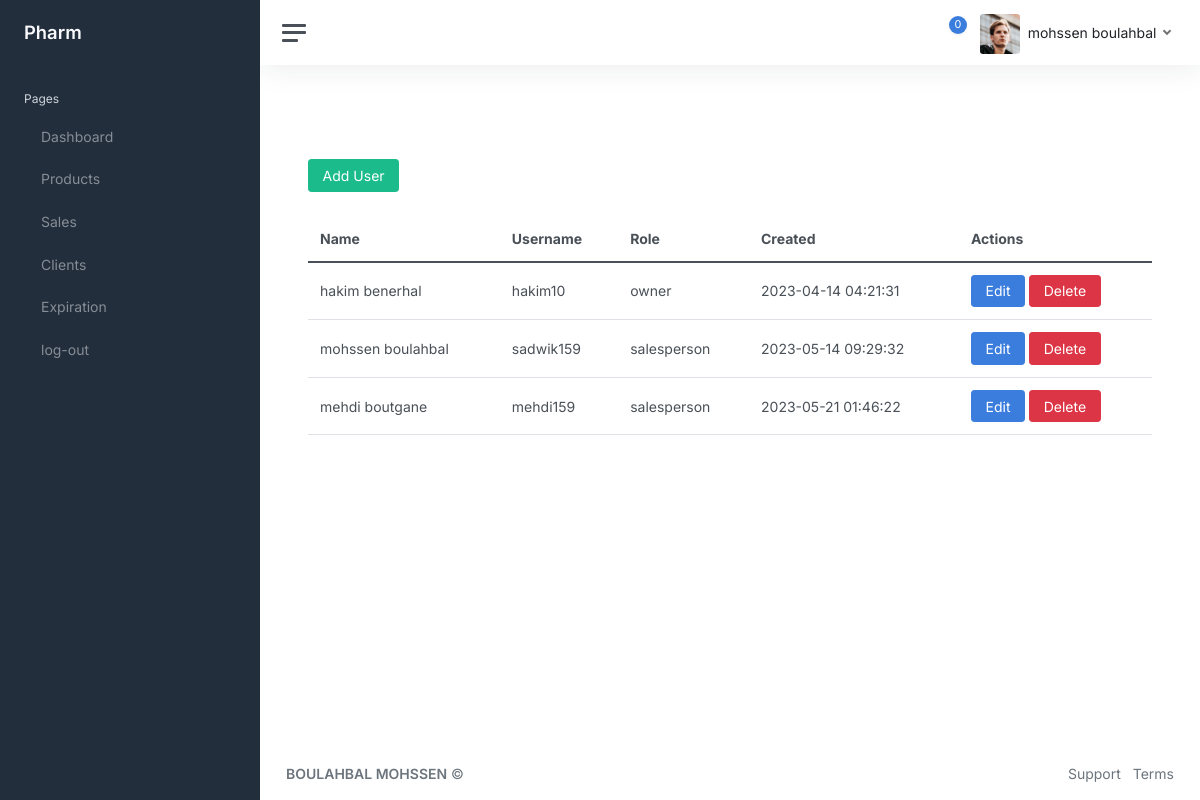
Screenshot of /premision.php (signed in) with the database file from the repository.
### tables this page shows
CREATE TABLE `users` (
  `id` int(11) NOT NULL,
  `id_pharm` int(11) NOT NULL,
  `name` tinytext DEFAULT NULL,
  `username` tinytext DEFAULT NULL,
  `pwd` tinytext DEFAULT NULL,
  `role` varchar(11) DEFAULT NULL,
  `created` timestamp NOT NULL DEFAULT current_timestamp()
);

### premision.php (the view, shortened to what this page needs)
<?php
function getUsers()
{
  include "includes/coon.php";
  $pharm_id = $_SESSION['id_pharm'];
  $query = "SELECT `id`, `id_pharm`, `name`, `username`, `pwd`, `role`, `created` FROM `users` WHERE `id_pharm` = $pharm_id";
  $result = mysqli_query($coon, $query);
  if ($result) {
    $users = mysqli_fetch_all($result, MYSQLI_ASSOC);
    return $users;
  } else {
    echo "Error: " . mysqli_error($coon);
    mysqli_close($coon);
    return null;
  }
}
$users = getUsers();
?>
<!DOCTYPE html>
<html lang="en">
<head>
  <?php include "includes/head.php"; ?>
</head>
<body>
  <div class="wrapper">
    <?php include "includes/navbar.php"; ?>
    <div class="main">
      <?php include "includes/stat_navbar.php"; ?>
      <main class="content">
        <div class="container-fluid p-0">
          <br>
          <br>
          <div style="color: black;" class="row">
            <div class="col-md-12">
              <button type="button" class="btn btn-success" data-bs-toggle="modal" data-bs-target="#adduser">Add
                User</button>
            </div>
            <div class="col-md-12 mt-4">
              <table class="table">
                <thead>
                  <tr>
                    <th>Name</th>
                    <th>Username</th>
                    <th>Role</th>
                    <th>Created</th>
                    <th>Actions</th>
                  </tr>
                </thead>
                <tbody>
                  <?php
                  foreach ($users as $user) {
                    echo "<tr>";
                    echo "<td>" . $user['name'] . "</td>";
                    echo "<td>" . $user['username'] . "</td>";
                    echo "<td>" . $user['role'] . "</td>";
                    echo "<td>" . $user['created'] . "</td>";
                    echo '<td>
                                                <button type="button" class="btn btn-primary edit-user-btn" data-bs-toggle="modal" data-bs-target="#updateuser" data-id="' . $user['id'] . '" data-name="' . $user['name'] . '" data-username="' . $user['username'] . '" data-role="' . $user['role'] . '">Edit</button>
                                                <button type="button" class="btn btn-danger delet-user-btn"  data-bs-toggle="modal" data-bs-target="#deleteUser" data-id="' . $user['id'] . '">Delete</button>
                                            </td>';
                    echo "</tr>";
                  }
                  ?>
                </tbody>
              </table>
            </div>
          </div>
        </div>
      </main>
      <?php include "includes/footer.php"; ?>
    </div>
  </div>
</body>
</html>

### css/main.css (style rules this page uses)
.container-fluid { background-color: white; }
body { background-color: white; }
* { box-sizing: border-box; }

### includes/head.php (style rules this page uses)
main, table { background-color: #FFFFFF !important; }

### rows the page displays
users: name "hakim benerhal", username "hakim10", role "owner", created "2023-04-14 04:21:31"
users: name "mohssen boulahbal", username "sadwik159", role "salesperson", created "2023-05-14 09:29:32"
users: name "mehdi boutgane", username "mehdi159", role "salesperson", created "2023-05-21 01:46:22"

### other values shown
$_SESSION['name'] "mohssen boulahbal"
